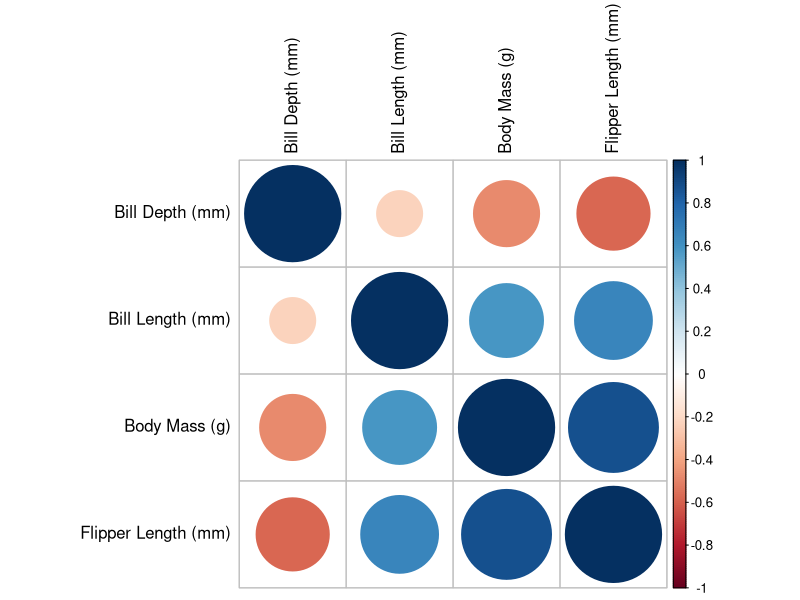
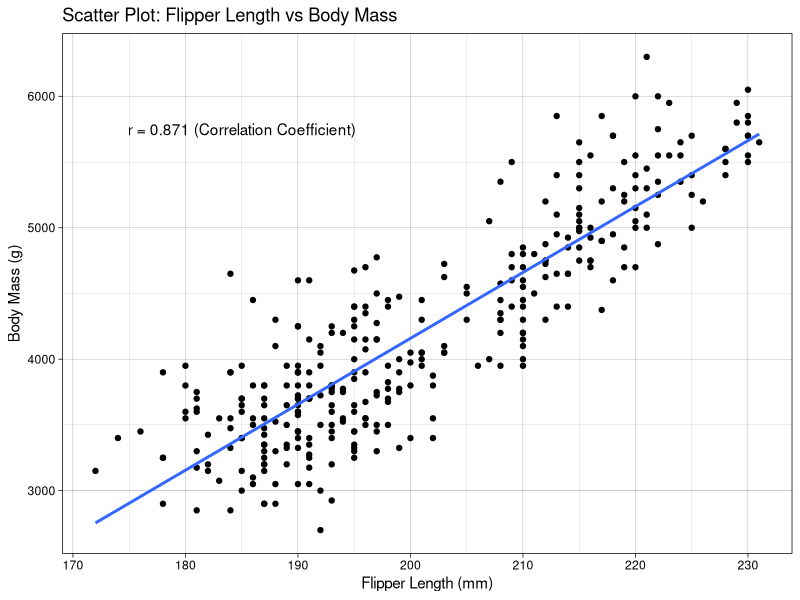
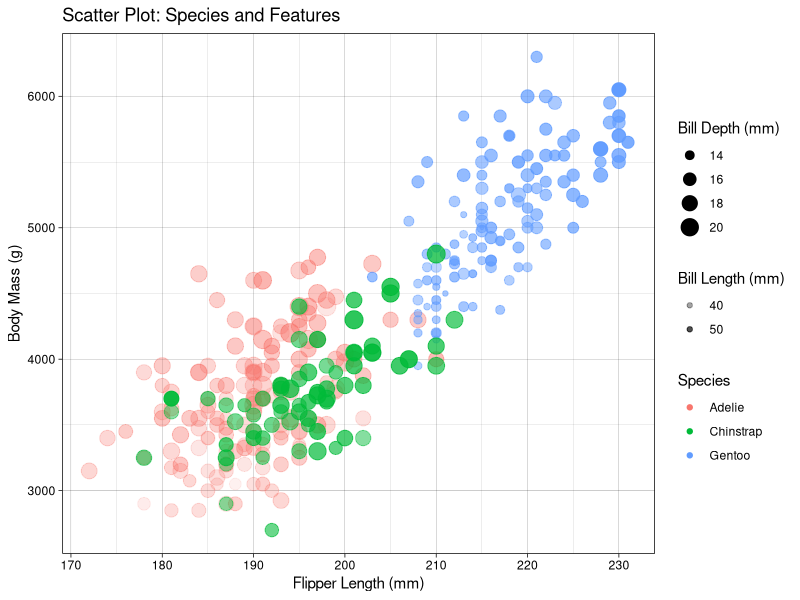
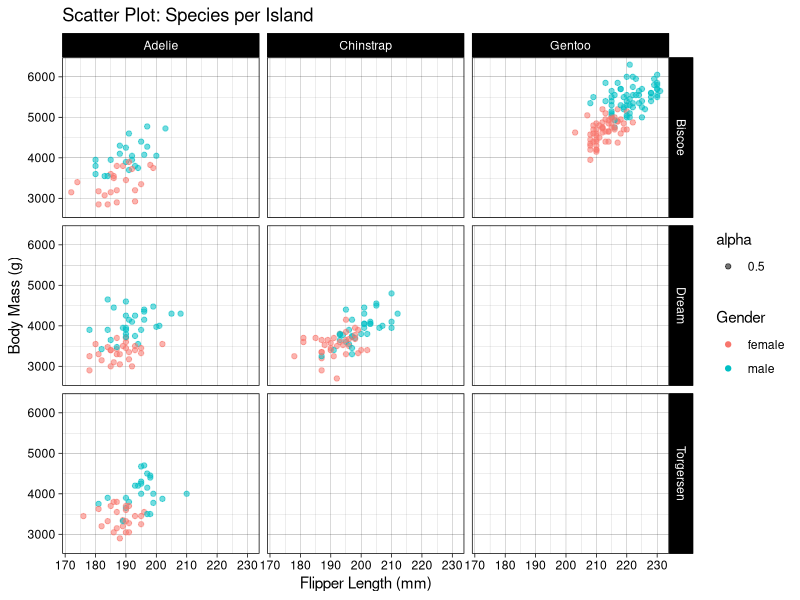
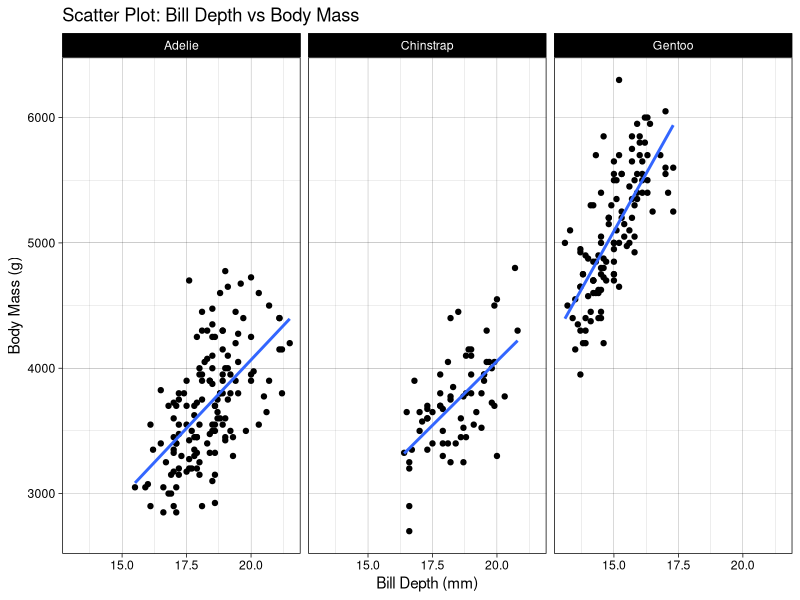
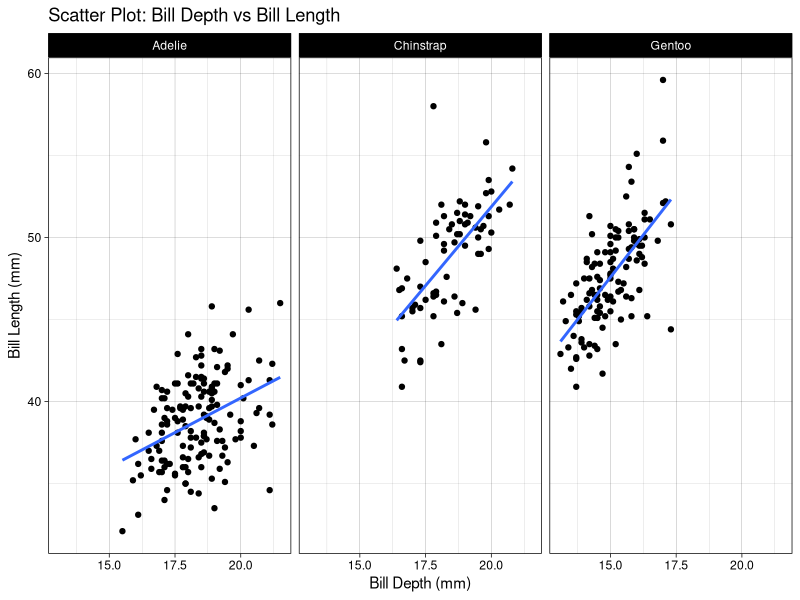
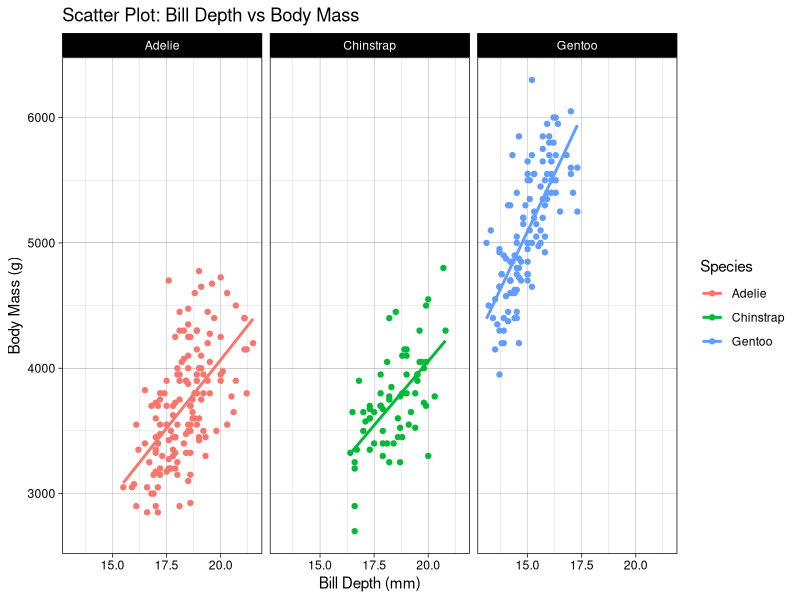
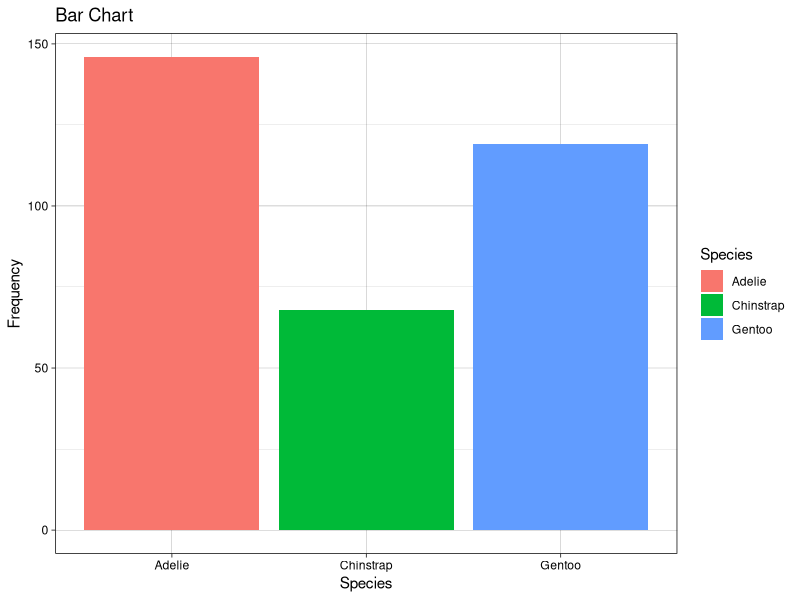

These figures' R source, in order:
## ---- chunk 1
knitr::opts_chunk$set(echo = TRUE)
options(warn = -1)
## ---- chunk 2
library(ggplot2)
library(tidyverse)
library(palmerpenguins)
library(corrplot)
summary(penguins)
## ---- chunk 3
colnames(penguins)[7] <- "gender"
penguins <- penguins %>% drop_na()
df_num <- penguins %>% select(bill_depth_mm, bill_length_mm, body_mass_g, flipper_length_mm) %>% drop_na()

df_num <- penguins %>%
  select(bill_depth_mm, bill_length_mm, body_mass_g, flipper_length_mm) %>% 
  drop_na()

corr_mat <- cor(as.matrix(df_num))
colnames(corr_mat) <- c("Bill Depth (mm)", "Bill Length (mm)", "Body Mass (g)", "Flipper Length (mm)")
rownames(corr_mat) <- colnames(corr_mat)

df_species <- penguins %>% 
  group_by(species) %>% 
  drop_na() %>% # drop nulls before summarizing
  summarize(avg_bill_length_mm = mean(bill_length_mm), avg_bill_depth_mm = mean(bill_depth_mm),avg_flipper_length_mm = mean(flipper_length_mm), avg_body_mass_g = mean(body_mass_g))

tail(df_species)

# -- island -- #
df_island <- penguins %>% 
  group_by(island) %>% 
  drop_na() %>% # drop nulls before summarizing
  summarize(avg_bill_length_mm = mean(bill_length_mm), avg_bill_depth_mm = mean(bill_depth_mm), avg_flipper_length_mm = mean(flipper_length_mm), avg_body_mass_g = mean(body_mass_g))

tail(df_island)

# -- gender -- #
df_gender <- penguins %>% 
  group_by(gender) %>% 
  drop_na() %>% # drop nulls before summarizing
  summarize(avg_bill_length_mm = mean(bill_length_mm), avg_bill_depth_mm = mean(bill_depth_mm), avg_flipper_length_mm = mean(flipper_length_mm), avg_body_mass_g = mean(body_mass_g))

tail(df_gender)
## ---- chunk 4
options(warn = -1)

corrplot(corr_mat, tl.col = 'black') + theme_linedraw()

# 1: flipper length vs body mass
ggplot(data = penguins, aes(flipper_length_mm, body_mass_g)) + # plot labels
  geom_point(mapping = aes(x = flipper_length_mm, y = body_mass_g)) + # geom - fill points
  geom_smooth(method = lm, se = FALSE) + # geom - linear smoothing and regression
  labs(x = "Flipper Length (mm)", y = "Body Mass (g)", title = "Scatter Plot: Flipper Length vs Body Mass") + 
  annotate("text", label = "r = 0.871 (Correlation Coefficient)", x = 185, y = 5750) +
  theme_linedraw()

# -- Demonstrate all modifications in a Bubble Chart -- #
ggplot(data=penguins, aes(x = flipper_length_mm, y = body_mass_g, color = species, alpha = bill_length_mm)) +
  geom_point(data=penguins, aes(x = penguins$flipper_length_mm, y = penguins$body_mass_g, size = penguins$bill_depth_mm)) +
  #geom_smooth(aes(x = penguins$flipper_length_mm, y = penguins$body_mass_g)) +
  labs(x = "Flipper Length (mm)", y = "Body Mass (g)", title = "Scatter Plot: Species and Features", color = "Species", alpha = "Bill Length (mm)", size = "Bill Depth (mm)") + theme_linedraw()

# Facet Grid displays multiple windows #
ggplot(data=penguins, aes(x = flipper_length_mm, y = body_mass_g, color = gender, alpha = 0.5)) +
  geom_point(data=penguins, aes(x = penguins$flipper_length_mm, y = penguins$body_mass_g)) +
  #geom_smooth(aes(x = penguins$flipper_length_mm, y = penguins$body_mass_g)) +
  facet_grid(island ~ species) +
  labs(x = "Flipper Length (mm)", y = "Body Mass (g)", title = "Scatter Plot: Species per Island", color = "Gender") + theme_linedraw()

# 2: bill length vs body mass
ggplot(data = penguins, aes(bill_depth_mm, body_mass_g)) +
  geom_point(mapping = aes(x = bill_depth_mm, y = body_mass_g)) +
  geom_smooth(method = lm, se = FALSE) + facet_wrap(penguins$species) +
  labs(x = "Bill Depth (mm)", y = "Body Mass (g)", title = "Scatter Plot: Bill Depth vs Body Mass") + theme_linedraw()

# 3: bill depth vs bill length
ggplot(data = penguins, aes(bill_depth_mm, bill_length_mm)) +
  geom_point(mapping = aes(x = bill_depth_mm, y = bill_length_mm)) +
  geom_smooth(method = lm, se = FALSE) + facet_wrap(penguins$species) +
  labs(x = "Bill Depth (mm)", y = "Bill Length (mm)", title = "Scatter Plot: Bill Depth vs Bill Length") + theme_linedraw()

# 4: bill depth vs body mass
ggplot(data = penguins, aes(bill_depth_mm, body_mass_g, color = species)) +
  geom_point(mapping = aes(x = bill_depth_mm, y = body_mass_g)) +
  geom_smooth(method = lm, se = FALSE) + facet_wrap(penguins$species) + 
  labs(x = "Bill Depth (mm)", y = "Body Mass (g)", title = "Scatter Plot: Bill Depth vs Body Mass", color = "Species") + theme_linedraw()

# 5: bar chart of species
ggplot(data=penguins) +
  geom_bar(data=penguins, aes(penguins$species, fill = penguins$species)) + 
  labs(x = "Species", y = "Frequency", title = "Bar Chart", fill = "Species") + theme_linedraw()

# 6: Boxplot - species vs flipper length
ggplot(data=penguins, aes(x = species, y = flipper_length_mm, fill = species)) +
  geom_boxplot(data=penguins, aes(penguins$species, penguins$flipper_length_mm)) + 
  labs(x = "Species", y = "Flipper Length (mm)", title = "Box Plot: Species vs Flipper Length", fill = "Species") + theme_linedraw()

# 7: Boxplot - species vs bill length
ggplot(data=penguins, aes(x = species, y = bill_length_mm, fill = species)) +
  geom_boxplot(data=penguins, aes(penguins$species, penguins$bill_length_mm)) + 
  labs(x = "Species", y = "Bill Length (mm)", title = "Box Plot: Species vs Bill Length", fill = "Species") + theme_linedraw()

# 8: Boxplot - species vs bill depth
ggplot(data=penguins, aes(x = species, y = bill_depth_mm, fill = species)) +
  geom_boxplot(data=penguins, aes(penguins$species, penguins$bill_depth_mm)) + 
  labs(x = "Species", y = "Bill Depth (mm)", title = "Box Plot: Species vs Bill Depth", fill = "Species") + theme_linedraw()

# 9: Boxplot - species vs body mass
ggplot(data=penguins, aes(x = species, y = body_mass_g, fill = species)) +
  geom_boxplot(data=penguins, aes(penguins$species, penguins$body_mass_g)) + 
  labs(x = "Species", y = "Body Mass (g)", title = "Box Plot: Species vs Body Mass", fill = "Species") + theme_linedraw()

# - Use gam smoothing for data with large number of points - more time consuming
ggplot(data=penguins, aes(x = flipper_length_mm, y = body_mass_g)) + 
  geom_point(data=penguins, aes(x = penguins$flipper_length_mm, y = penguins$body_mass_g)) +
  #facet_wrap(penguins$species) +
  geom_smooth(method = 'gam', aes(x = penguins$flipper_length_mm, y = penguins$body_mass_g)) +
  labs(x = "Flipper Length (mm)", y = "Body Mass (g)", title = "Scatter Plot w/ Gam Smoothing") + theme_linedraw()
